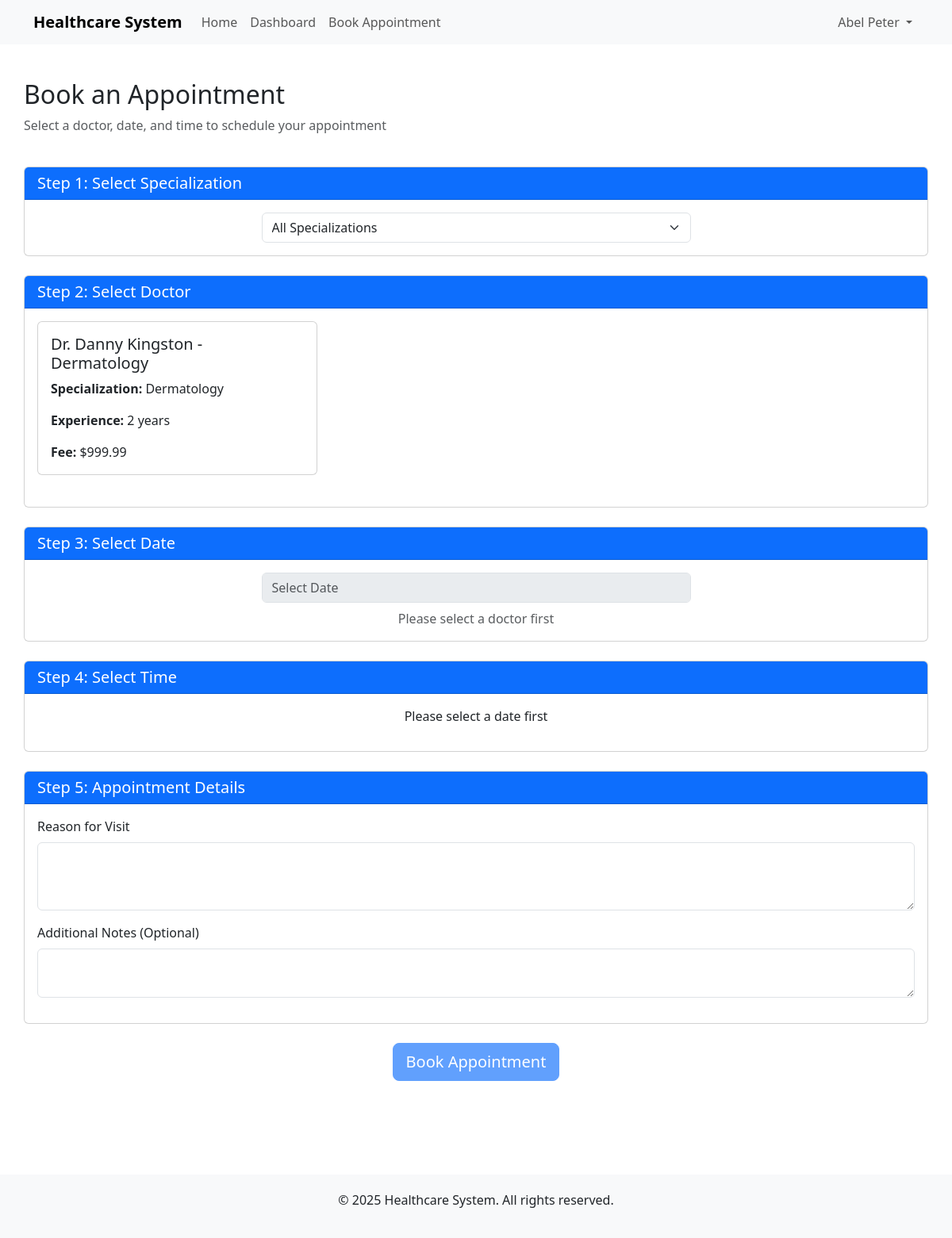
/appointments/book/ (signed in), run on the app's committed database.
### doctors/models.py (models this page shows)
class Doctor(models.Model):
    SPECIALIZATIONS = [
        ('CARDIO', 'Cardiology'),
        ('DERMA', 'Dermatology'),
        ('NEURO', 'Neurology'),
        ('ORTHO', 'Orthopedics'),
        ('PEDIA', 'Pediatrics'),
        ('RADIO', 'Radiology'),
        ('GENERAL', 'General Practice'),
    ]
    user = models.OneToOneField(User, on_delete=models.CASCADE)
    specialization = models.CharField(max_length=10, choices=SPECIALIZATIONS)
    license_number = models.CharField(max_length=50, unique=True)
    phone_regex = RegexValidator(regex=r'^\+?1?\d{9,15}$')
    phone_number = models.CharField(validators=[phone_regex], max_length=17)
    years_of_experience = models.PositiveIntegerField(default=1)
    consultation_fee = models.DecimalField(max_digits=8, decimal_places=2, default=0)
    bio = models.TextField(blank=True)
    created_at = models.DateTimeField(auto_now_add=True)
    updated_at = models.DateTimeField(auto_now=True)
    def __str__(self):
        return f"Dr. {self.user.first_name} {self.user.last_name} - {self.get_specialization_display()}"
    class Meta:
        ordering = ['user__last_name', 'user__first_name']

### appointments/views.py (the view, shortened to what this page needs)
# urls.py: path('book/', views.book_appointment, name='book_appointment'),
@login_required
def book_appointment(request):
    try:
        patient = request.user.patient
    except Patient.DoesNotExist:
        messages.error(request, "You don't have a patient profile.")
        return redirect('home')
    doctors = Doctor.objects.all()
    specializations = Doctor.SPECIALIZATIONS
    context = {
        'doctors': doctors,
        'specializations': specializations,
    }
    return render(request, 'appointments/book.html', context)

### templates/appointments/book.html (shortened to what this page needs)
{% extends 'base.html' %}
{% block extra_css %}
<link rel="stylesheet" href="https://cdn.jsdelivr.net/npm/flatpickr/dist/flatpickr.min.css">
{% endblock %}
{% block content %}
<div class="row mt-4">
    <div class="col-md-12">
        <h2>Book an Appointment</h2>
        <p class="text-muted">Select a doctor, date, and time to schedule your appointment</p>
    </div>
</div>
<form  method="post" id="appointmentForm">
    <div class="row mt-4">
        <div class="col-md-12">
            <div class="card mb-4">
                <div class="card-header bg-primary text-white">
                    <h5 class="card-title mb-0">Step 1: Select Specialization</h5>
                </div>
                <div class="card-body">
                    <div class="row">
                        <div class="col-md-6 offset-md-3">
                            <select class="form-select" id="specialization" name="specialization">
                                <option value="">All Specializations</option>
                            </select>
                        </div>
                    </div>
                </div>
            </div>
        </div>
    </div>
    <div class="row">
        <div class="col-md-12">
            <div class="card mb-4">
                <div class="card-header bg-primary text-white">
                    <h5 class="card-title mb-0">Step 2: Select Doctor</h5>
                </div>
                <div class="card-body">
                    <div class="row" id="doctorsList">
                        {% if doctors %}
                            {% for doctor in doctors %}
                                <div class="col-md-4 mb-4 doctor-item" data-specialization="{{ doctor.specialization }}">
                                    <div class="card doctor-card" data-doctor-id="{{ doctor.id }}">
                                        <div class="card-body">
                                            <h5 class="card-title">{{ doctor }}</h5>
                                            <p class="card-text"><strong>Specialization:</strong> {{ doctor.get_specialization_display }}</p>
                                            <p class="card-text"><strong>Experience:</strong> {{ doctor.years_of_experience }} years</p>
                                            <p class="card-text"><strong>Fee:</strong> ${{ doctor.consultation_fee }}</p>
                                        </div>
                                    </div>
                                </div>
                            {% endfor %}
                        {% else %}
                            <div class="col-md-12 text-center">
                                <p>No doctors available.</p>
                            </div>
                        {% endif %}
                    </div>
                </div>
            </div>
        </div>
    </div>
    <div class="row">
        <div class="col-md-12">
            <div class="card mb-4">
                <div class="card-header bg-primary text-white">
                    <h5 class="card-title mb-0">Step 3: Select Date</h5>
                </div>
                <div class="card-body">
                    <div class="row">
                        <div class="col-md-6 offset-md-3">
                            <input type="text" class="form-control" id="appointment_date_picker" placeholder="Select Date" disabled>
                            <div class="text-muted mt-2 text-center">Please select a doctor first</div>
                        </div>
                    </div>
                </div>
            </div>
        </div>
    </div>
    <div class="row">
        <div class="col-md-12">
            <div class="card mb-4">
                <div class="card-header bg-primary text-white">
                    <h5 class="card-title mb-0">Step 4: Select Time</h5>
                </div>
                <div class="card-body">
                    <div id="timeSlots" class="text-center">
                        <p>Please select a date first</p>
                    </div>
                </div>
            </div>
        </div>
    </div>
    <div class="row">
        <div class="col-md-12">
            <div class="card mb-4">
                <div class="card-header bg-primary text-white">
                    <h5 class="card-title mb-0">Step 5: Appointment Details</h5>
                </div>
                <div class="card-body">
                    <div class="mb-3">
                        <label for="reason" class="form-label">Reason for Visit</label>
                        <textarea class="form-control" id="reason" name="reason" rows="3" required></textarea>
                    </div>
                    <div class="mb-3">
                        <label for="notes" class="form-label">Additional Notes (Optional)</label>
                        <textarea class="form-control" id="notes" name="notes" rows="2"></textarea>
                    </div>
                </div>
            </div>
        </div>
    </div>
    <div class="row mb-5">
        <div class="col-md-12 text-center">
            <button type="submit" class="btn btn-primary btn-lg" id="bookButton" disabled>Book Appointment</button>
        </div>
    </div>
</form>
{% endblock %}

### templates/base.html (shortened to what this page needs)
<!DOCTYPE html>
<html lang="en">
<head>
    <link href="https://cdn.jsdelivr.net/npm/bootstrap@5.3.0/dist/css/bootstrap.min.css" rel="stylesheet">
    {% block extra_css %}{% endblock %}
</head>
<body>
    <nav class="navbar navbar-expand-lg navbar-light bg-light">
        <div class="container">
            <a class="navbar-brand" href="/">Healthcare System</a>
            <div class="collapse navbar-collapse" id="navbarNav">
                <ul class="navbar-nav me-auto">
                    <li class="nav-item">
                        <a class="nav-link" href="/">Home</a>
                    </li>
                    {% if user.is_authenticated %}
                        {% if user.patient %}
                            <li class="nav-item">
                                <a class="nav-link" href="{% url 'patient_dashboard' %}">Dashboard</a>
                            </li>
                            <li class="nav-item">
                                <a class="nav-link" href="{% url 'book_appointment' %}">Book Appointment</a>
                            </li>
                        {% endif %}
                    {% endif %}
                </ul>
                <ul class="navbar-nav">
                    {% if user.is_authenticated %}
                        <li class="nav-item dropdown">
                            <a class="nav-link dropdown-toggle" href="#" id="navbarDropdown" role="button" data-bs-toggle="dropdown">
                                {{ user.get_full_name|default:user.username }}
                            </a>
                        </li>
                        {% else %}
                        <li class="nav-item">
                            <a class="nav-link" href="/login/">Login</a>
                        </li>
                    {% endif %}
                </ul>
            </div>
        </div>
    </nav>
    <div class="container content">
        {% block content %}{% endblock %}
    </div>
    <footer class="footer">
        <div class="container">
            <p>&copy; {% now "Y" %} Healthcare System. All rights reserved.</p>
        </div>
    </footer>
</body>
</html>

### templates/base.html (style rules this page uses)
.navbar-brand { font-weight: bold; }
.footer { margin-top: 50px; padding: 20px 0; background-color: #f8f9fa; text-align: center; }
.content { min-height: calc(100vh - 180px); padding: 20px 0; }

### templates/appointments/book.html (style rules this page uses)
.doctor-card { cursor: pointer; transition: all 0.3s; }

### data on the page
Doctor: user+specialization "Dr. Danny Kingston - Dermatology", specialization "Dermatology", years_of_experience "2", consultation_fee "999.99"

### other printed values
{{ user.get_full_name|default:user.username }} "Abel Peter"
